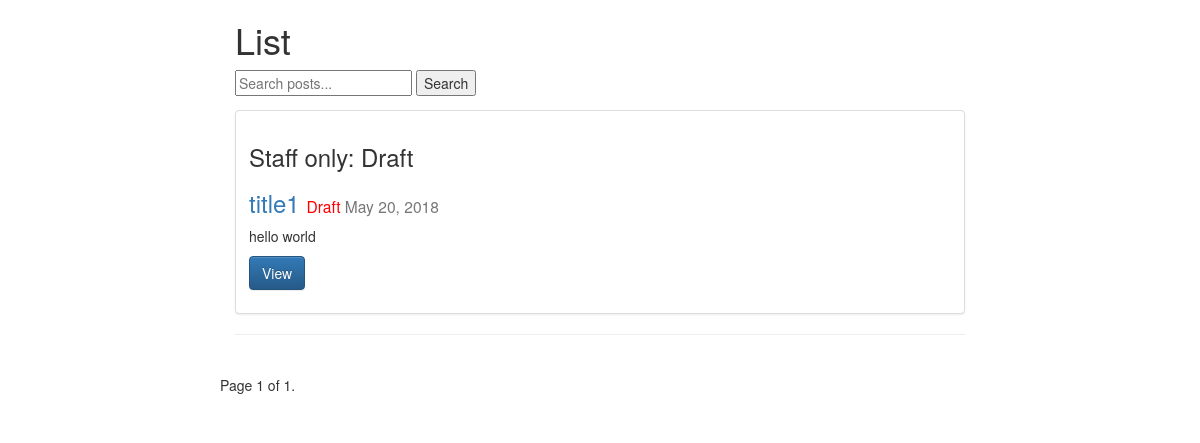
Before: /posts/ (signed in) with the older database file.
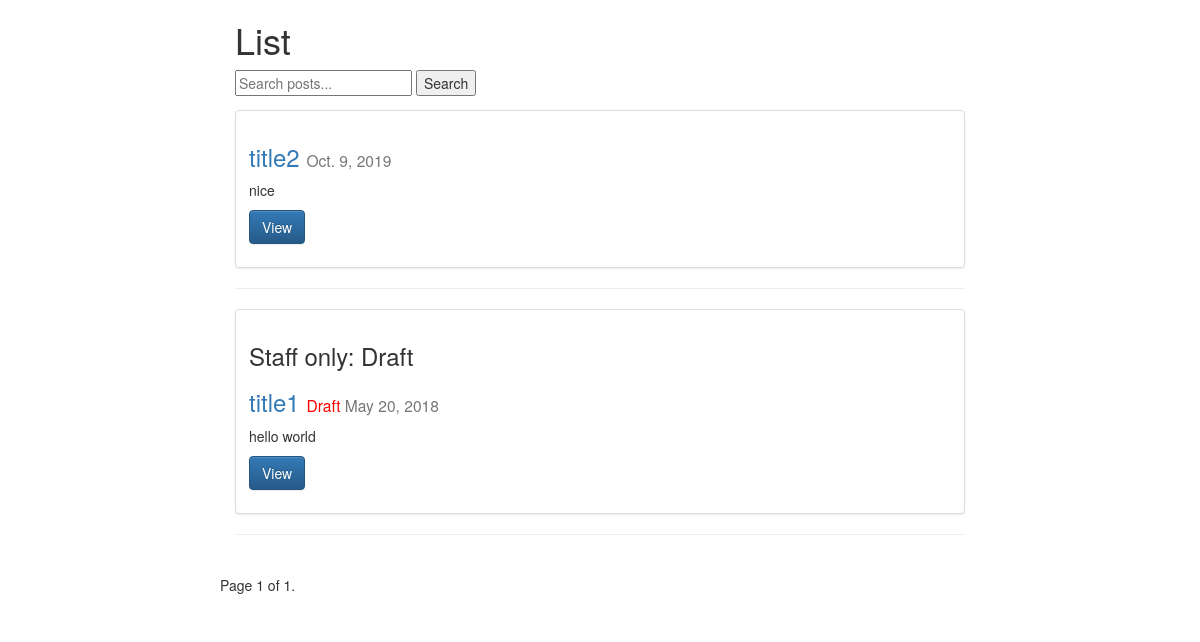
After: the same page with the newer database file.
### posts/models.py (models this page shows, shortened)
class Post(models.Model):
    user = models.ForeignKey(settings.AUTH_USER_MODEL, default=1)
    title = models.CharField(max_length=120)
    slug = models.SlugField(unique=True)
    image = models.ImageField(
     upload_to=upload_location,
     null=True,
     blank=True,
     width_field="width_field",
     height_field="height_field")
    height_field = models.IntegerField(default=0)
    width_field = models.IntegerField(default=0)
    draft = models.BooleanField(default=False)
    publish = models.DateField(auto_now=False, auto_now_add=False)
    content = models.TextField()
    updated = models.DateTimeField(auto_now=True, auto_now_add=False) # saved to database for the first time
    timestamp = models.DateTimeField(auto_now=False, auto_now_add=True)
    objects = PostManager()
    def get_absolute_url(self):
        return reverse("posts:detail", kwargs={"slug": self.slug})
    class Meta:
        ordering = ["-timestamp", "-updated"]

### posts/views.py (the view, shortened to what this page needs)
def post_list(request):
    today = timezone.now().date()
    queryset_list = Post.objects.active()
    if request.user.is_staff or request.user.is_superuser:
        queryset_list = Post.objects.all()
    query = request.GET.get("q")
    paginator = Paginator(queryset_list, 2)
    page_request_var = "page"
    page = request.GET.get(page_request_var)
    try:
        queryset = paginator.page(page)
    except PageNotAnInteger:
        queryset = paginator.page(1)
    except EmptyPage:
        queryset = paginator.page(paginator.num_pages)
    context = {
        "object_list": queryset,
        "title": "List",
        "page_request_var": page_request_var,
        "today": today
    }
    return render(request, "post_list.html", context)

### posts/models.py (called while the page is built)
    def active(self, *args, **kwargs):
        return super(PostManager, self).filter(draft=False).filter(publish__lte=timezone.now())

### templates/post_list.html (shortened to what this page needs)
{% extends "base.html" %}
{% block content %}
    <div class="col-sm-8 col-sm-offset-2">
        <h1>{{ title }}</h1>
        <form method="GET" action=" ">
            <input type="text" name="q" placeholder="Search posts..." value="{{ request.get.q }}"/>
            <input type="submit" value="Search" />
        </form>
        <div class="row">
            {% for obj in object_list %}
                <div class="col-sm-12">
                    <div class="thumbnail">
                        <div class="caption">
                            {% if obj.draft %}
                                <h3>Staff only: Draft</h3>
                            {% endif %}
                            <h3>
                                <a href="{{ obj.get_absolute_url }}">{{ obj.title }}</a>
                                <small>
                                    {% if obj.draft %}
                                        <span style="color:red;">Draft</span>
                                    {% endif %}
                                    {{ obj.publish }}</small>
                            </h3>
                            <p>{{ obj.content|linebreaks|truncatechars:120 }}</p>
                            <p><a href="{{ obj.get_absolute_url }}" class="btn btn-primary" role="button">View</a></p>
                        </div>
                    </div>
                <hr/>
                </div>
            {% endfor %}
            <div class="pagination">
                <span class="step-links">
                    <span class="current">
                        Page {{ object_list.number }} of {{ object_list.paginator.num_pages }}.
                    </span>
                </span>
            </div>
        </div>
    </div>
{% endblock content %}

### templates/base.html (shortened to what this page needs)
{% load staticfiles %}
<html>
    <head>
        <link rel="stylesheet" href='{% static "css/base.css" %}' />
        <link rel="stylesheet" href="https://maxcdn.bootstrapcdn.com/bootstrap/3.3.6/css/bootstrap.min.css">
        <link rel="stylesheet" href="https://maxcdn.bootstrapcdn.com/bootstrap/3.3.6/css/bootstrap-theme.min.css">
    </head>
    <body>
        <div class="container">
            {% block content %}
            {% endblock content %}
        </div>
    </body>
</html>

### static/css/base.css (style rules this page uses)
h1 { color: blue }

Changed rows visible on the page:
added Post: title "title2", publish "Oct. 9, 2019", content "nice"
